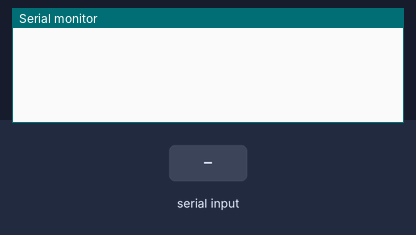
This sketch was run on a simulated Arduino Uno, built with avr-gcc and run on an emulated ATmega328P. Shown: the last lines printed to the serial monitor. The test bench sets the inputs (shaded band).

Above: at 1.2 s.
1.3 s: "r\n" received over Serial
At 2.0 s:
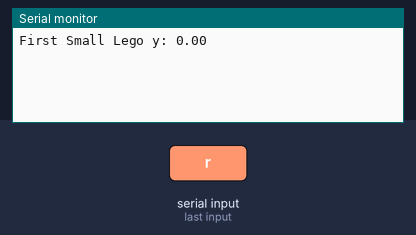
2.8 s: "t\n" received over Serial
At 3.2 s:
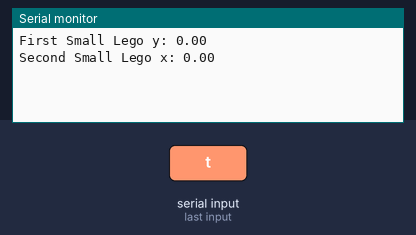
4.3 s: "u\n" received over Serial
At 5.5 s:
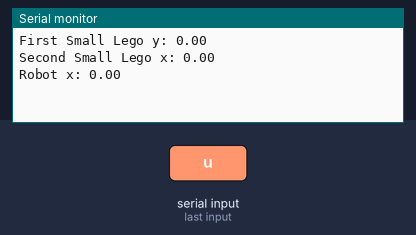
5.8 s: "x\n" received over Serial
At 6.6 s:
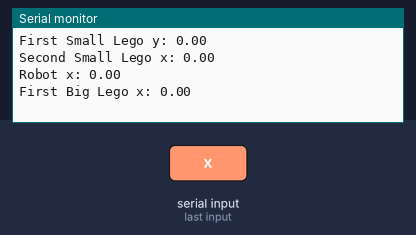
7.3 s: "y\n" received over Serial
At 7.9 s:
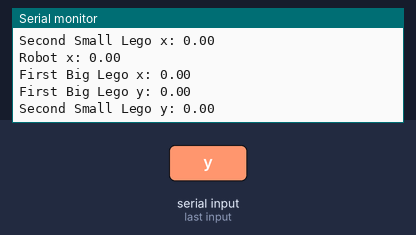
8.9 s: "q\n" received over Serial
At 10.2 s:
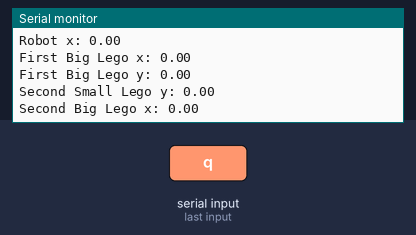

Measured:
- after the input at 1.3 s, the serial monitor: prints a new line at once (image 1)
- after the input at 2.8 s, the serial monitor: prints a new line at once (image 2)
- after the input at 4.3 s, the serial monitor: prints a new line at once (image 3)
- after the input at 5.8 s, the serial monitor: prints a new line at once (image 4)
- after the input at 7.3 s, the serial monitor: prints a new line at once (image 5)
- after the input at 8.9 s, the serial monitor: prints a new line at once (image 6)

The sketch:

Arduino_Catch_Python.ino
```cpp
char Input[50];
int input_counter = 0;

float FBigx_coordinate = 0;
float FBigy_coordinate = 0;
float SBigx_coordinate = 0;
float SBigy_coordinate = 0;

float FSmallx_coordinate = 0;
float FSmally_coordinate = 0;
float SSmallx_coordinate = 0;
float SSmally_coordinate = 0;
float Robot_xcoordinate = 0;
float Robot_ycoordinate = 0;
float BotAngle = 0;
int Stopper = 0;

void setup() {
  // put your setup code here, to run once:
Serial.begin(115200);
}

void loop() {
  // put your main code here, to run repeatedly:
    ReadSerial();


}


void ReadSerial()
{
  while(Serial.available() > 0)
  {
    Input[input_counter]=Serial.read();
    if(Input[input_counter]== '\n') //newline indicates end of a message
    {
      if(Input[input_counter-1]== 'x') //message type is x, so handle that message
      {
        FBigx_coordinate = atof(Input);
        Serial.print("First Big Lego x: ");
        Serial.println(FBigx_coordinate);
        delay(100);
      }
      if(Input[input_counter-1] == 'y')
      {
        FBigy_coordinate = atof(Input);
        Serial.print("First Big Lego y: ");
        Serial.println(FBigy_coordinate);
        delay(100);
      }
      if(Input[input_counter-1]== 'q') //message type is x, so handle that message
      {
        SBigx_coordinate = atof(Input);
        Serial.print("Second Big Lego x: ");
        Serial.println(SBigx_coordinate);
        delay(100);
      }
      if(Input[input_counter-1] == 'w')
      {
        SBigy_coordinate = atof(Input);
        Serial.print("Second Big Lego y: ");
        Serial.println(SBigy_coordinate);
        delay(100);
      }
      if(Input[input_counter-1]== 'e') //message type is x, so handle that message
      {
        FSmallx_coordinate = atof(Input);
        Serial.print("First Small Lego x: ");
        Serial.println(FSmallx_coordinate);
        delay(100);
      }
      if(Input[input_counter-1] == 'r')
      {
        FSmally_coordinate = atof(Input);
        Serial.print("First Small Lego y: ");
        Serial.println(FSmally_coordinate);
        delay(100);
      }

       if(Input[input_counter-1]== 't') //message type is x, so handle that message
      {
        SSmallx_coordinate = atof(Input);
        Serial.print("Second Small Lego x: ");
        Serial.println(SSmallx_coordinate);
        delay(100);
      }
      if(Input[input_counter-1] == 'y')
      {
        SSmally_coordinate = atof(Input);
        Serial.print("Second Small Lego y: ");
        Serial.println(SSmally_coordinate);
        delay(100);

      }
      if(Input[input_counter-1] == 'u')
      {
        Robot_xcoordinate = atof(Input);
        Serial.print("Robot x: ");
        Serial.println(Robot_xcoordinate);
        delay(100);

      }
  if(Input[input_counter-1] == 'i')
      {
        Robot_ycoordinate = atof(Input);
        Serial.print("Robot x: ");
        Serial.println(Robot_ycoordinate);
        delay(100);

      }
        if(Input[input_counter-1] == 'o')
      {
        float BotAngle = atof(Input);
        Serial.print("Robot x: ");
        Serial.println(BotAngle);
        delay(100);

      }
      input_counter = 0;
    }
    else
    {
      input_counter++;

    }

  }
}
```
